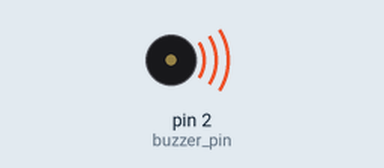
A sketch run on a simulated Arduino Uno, built with avr-gcc and run on an emulated ATmega328P. Parts: buzzer (waves = sounding, pin HIGH).

Above: at 1.0 s.
At 3.0 s:
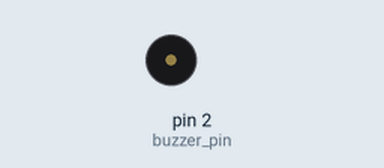
Timing chart, 0 to 5.2 s (numbered marks = the images above):
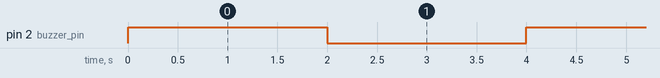

Measured:
- by itself, pin 2 (buzzer_pin): alternates HIGH for 2.0 s and LOW for 2.0 s

The sketch:

app.ino
```cpp
const int buzzer_pin = 2;

void setup() {
    pinMode(buzzer_pin, OUTPUT);
}

void loop() {
    digitalWrite(buzzer_pin, HIGH);
    delay(2000);

    digitalWrite(buzzer_pin, LOW);
    delay(2000);
}
```
